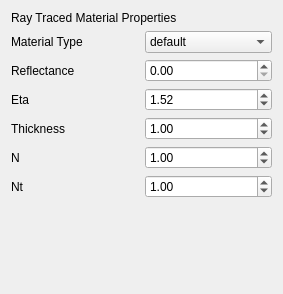
<?xml version="1.0" encoding="UTF-8"?>
<ui version="4.0">
 <class>MantaDisplay</class>
 <widget class="QWidget" name="MantaDisplay">
  <property name="geometry">
   <rect>
    <x>0</x>
    <y>0</y>
    <width>283</width>
    <height>294</height>
   </rect>
  </property>
  <property name="windowTitle">
   <string>Form</string>
  </property>
  <layout class="QVBoxLayout" name="verticalLayout">
   <item>
    <widget class="QLabel" name="label_7">
     <property name="text">
      <string>Ray Traced Material Properties</string>
     </property>
    </widget>
   </item>
   <item>
    <layout class="QHBoxLayout" name="horizontalLayout">
     <item>
      <widget class="QLabel" name="label">
       <property name="text">
        <string>Material Type</string>
       </property>
      </widget>
     </item>
     <item>
      <widget class="QComboBox" name="material">
       <property name="toolTip">
        <string/>
       </property>
       <item>
        <property name="text">
         <string>default</string>
        </property>
       </item>
       <item>
        <property name="text">
         <string>lambertian</string>
        </property>
       </item>
       <item>
        <property name="text">
         <string>phong</string>
        </property>
       </item>
       <item>
        <property name="text">
         <string>transparent</string>
        </property>
       </item>
       <item>
        <property name="text">
         <string>thindielectric</string>
        </property>
       </item>
       <item>
        <property name="text">
         <string>dielectric</string>
        </property>
       </item>
       <item>
        <property name="text">
         <string>ambientocclusion</string>
        </property>
       </item>
       <item>
        <property name="text">
         <string>metal</string>
        </property>
       </item>
       <item>
        <property name="text">
         <string>oerennayer</string>
        </property>
       </item>
      </widget>
     </item>
    </layout>
   </item>
   <item>
    <layout class="QHBoxLayout" name="horizontalLayout_6">
     <item>
      <widget class="QLabel" name="label_2">
       <property name="text">
        <string>Reflectance</string>
       </property>
      </widget>
     </item>
     <item>
      <widget class="QDoubleSpinBox" name="reflectance">
       <property name="toolTip">
        <string>Amount of reflection</string>
       </property>
       <property name="maximum">
        <double>1.000000000000000</double>
       </property>
       <property name="singleStep">
        <double>0.100000000000000</double>
       </property>
       <property name="value">
        <double>0.000000000000000</double>
       </property>
      </widget>
     </item>
    </layout>
   </item>
   <item>
    <layout class="QHBoxLayout" name="horizontalLayout_5">
     <item>
      <widget class="QLabel" name="label_3">
       <property name="text">
        <string>Eta</string>
       </property>
      </widget>
     </item>
     <item>
      <widget class="QDoubleSpinBox" name="eta">
       <property name="toolTip">
        <string>Refractive index of dielectric material</string>
       </property>
       <property name="maximum">
        <double>10.00000000000000</double>
       </property>
       <property name="singleStep">
        <double>0.020000000000000</double>
       </property>
       <property name="value">
        <double>1.520000000000000</double>
       </property>
      </widget>
     </item>
    </layout>
   </item>
   <item>
    <layout class="QHBoxLayout" name="horizontalLayout_4">
     <item>
      <widget class="QLabel" name="label_4">
       <property name="text">
        <string>Thickness</string>
       </property>
      </widget>
     </item>
     <item>
      <widget class="QDoubleSpinBox" name="thickness">
       <property name="toolTip">
        <string>Thickness of dielectric material</string>
       </property>
       <property name="maximum">
        <double>10.00000000000000</double>
       </property>
       <property name="singleStep">
        <double>0.100000000000000</double>
       </property>
       <property name="value">
        <double>1.000000000000000</double>
       </property>
      </widget>
     </item>
    </layout>
   </item>
   <item>
    <layout class="QHBoxLayout" name="horizontalLayout_3">
     <item>
      <widget class="QLabel" name="label_5">
       <property name="text">
        <string>N</string>
       </property>
      </widget>
     </item>
     <item>
      <widget class="QDoubleSpinBox" name="n">
       <property name="toolTip">
        <string>Outside index of refraction of dielectric material.</string>
       </property>
       <property name="maximum">
        <double>10.00000000000000</double>
       </property>
       <property name="singleStep">
        <double>0.100000000000000</double>
       </property>
       <property name="value">
        <double>1.000000000000000</double>
       </property>
      </widget>
     </item>
    </layout>
   </item>
   <item>
    <layout class="QHBoxLayout" name="horizontalLayout_2">
     <item>
      <widget class="QLabel" name="label_6">
       <property name="text">
        <string>Nt</string>
       </property>
      </widget>
     </item>
     <item>
      <widget class="QDoubleSpinBox" name="nt">
       <property name="toolTip">
        <string>Inside transmissive index of refraction for dielectric material.</string>
       </property>
       <property name="maximum">
        <double>10.00000000000000</double>
       </property>
       <property name="singleStep">
        <double>0.100000000000000</double>
       </property>
       <property name="value">
        <double>1.000000000000000</double>
       </property>
      </widget>
     </item>
    </layout>
   </item>
   <item>
    <spacer name="verticalSpacer">
     <property name="orientation">
      <enum>Qt::Vertical</enum>
     </property>
     <property name="sizeHint" stdset="0">
      <size>
       <width>20</width>
       <height>40</height>
      </size>
     </property>
    </spacer>
   </item>
  </layout>
 </widget>
 <resources/>
 <connections/>
</ui>
